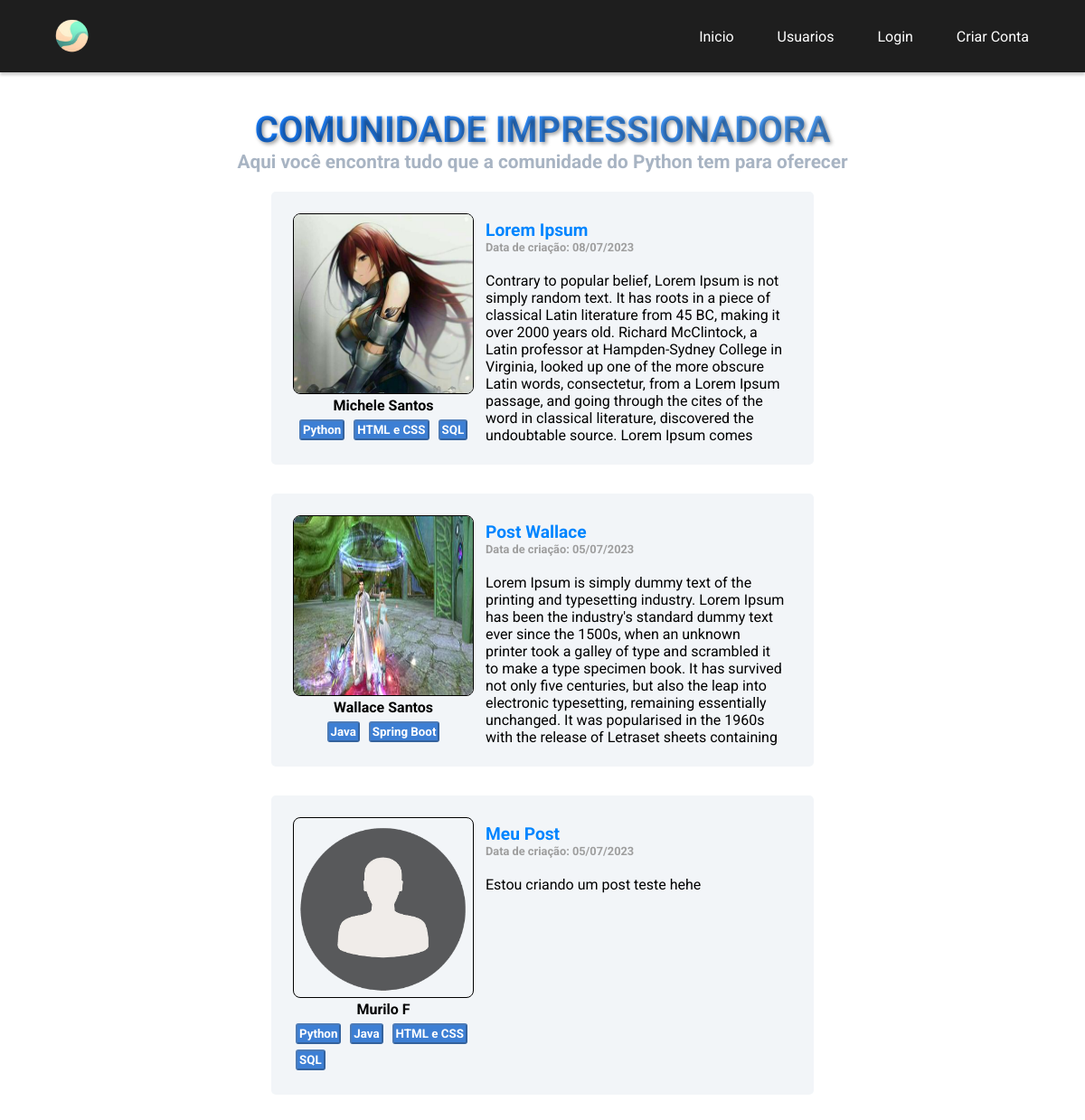
Before: / with the older database file.
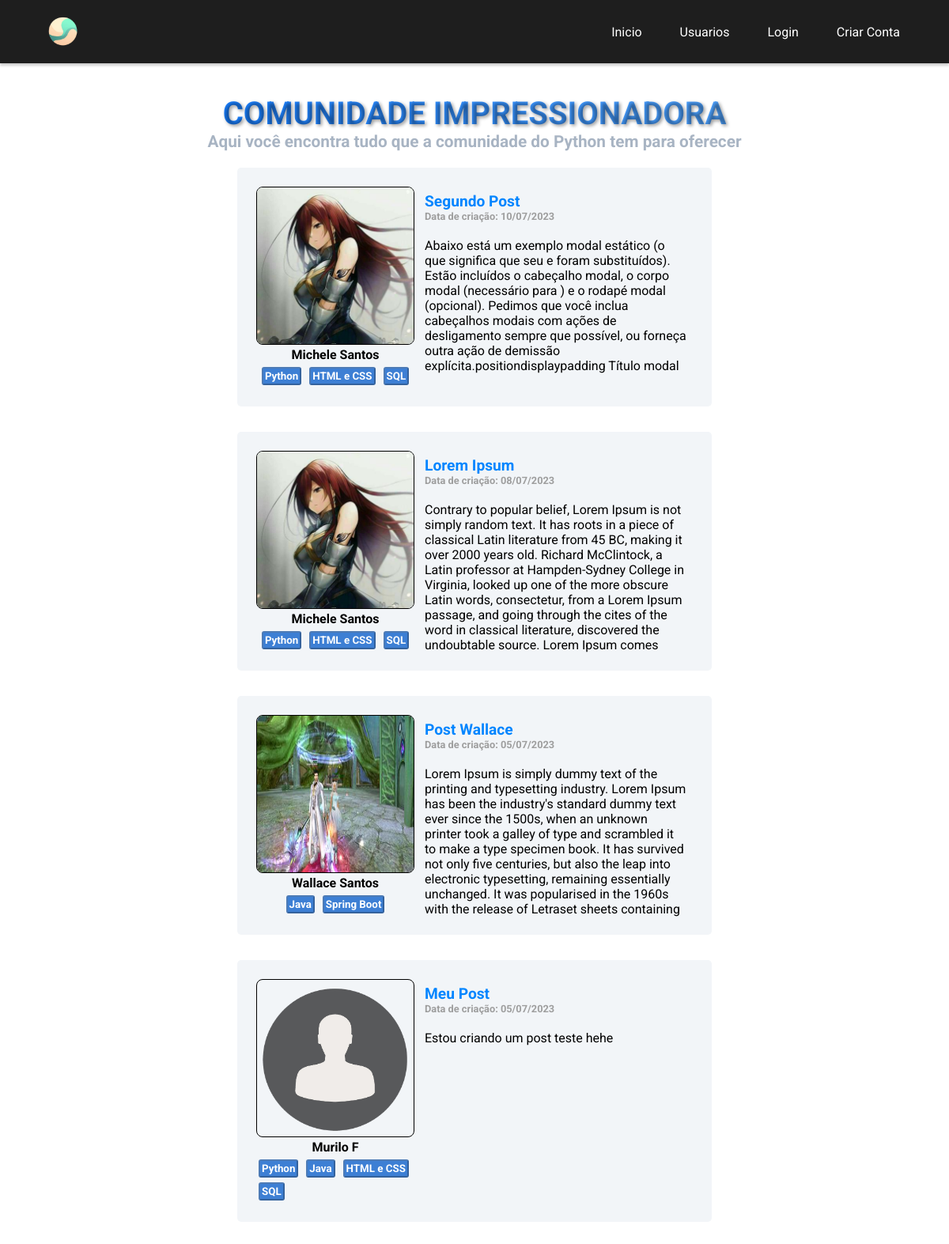
After: the same page with the newer database file.
### comunidadeblog/models.py (models this page shows, shortened)
class Post(database.Model):
    id = database.Column(database.Integer, primary_key=True)
    titulo = database.Column(database.String, nullable=False)
    corpo = database.Column(database.Text, nullable=False)
    data_criacao = database.Column(database.DateTime, nullable=False, default=datetime.utcnow)
    id_usuario = database.Column(database.Integer, database.ForeignKey('usuario.id'), nullable=False)   # se refere a classe usuario, coluna id

class Usuario(database.Model, UserMixin):
    id = database.Column(database.Integer, primary_key=True)
    username = database.Column(database.String, nullable=False)
    email = database.Column(database.String, nullable=False, unique=True)
    telefone = database.Column(database.String(14), nullable=True)
    senha = database.Column(database.String(20), nullable=False)
    foto_perfil = database.Column(database.String, default='default.jpg', nullable=False)
    posts = database.relationship('Post', backref='autor', lazy=True)      # primeiro parametro 'Post' se refere a classe Post e backre='autor
    cursos = database.Column(database.String, nullable=False, default="Não Informado")

### comunidadeblog/routes.py (the view)
@app.route('/')
def home():
    lista_posts = Post.query.order_by(Post.id.desc())
    return render_template('home.html', lista_posts=lista_posts)

### comunidadeblog/templates/home.html
{% extends 'base.html' %} {% block body %}
<div class="container-home">
	<div class="title-home">Comunidade Impressionadora</div>
	<div class="subtitle-home">
		Aqui você encontra tudo que a comunidade do Python tem para oferecer
	</div>
	<div class="container-postlist">
		{% for post in lista_posts %}
		<div class="content-postlist">
			<div class="dados-autor-post">
				<img
					src="{{ url_for('static', filename='fotos_perfil/{}'.format(post.autor.foto_perfil)) }}"
					class="image-perfil-post"
					alt="imagem-perfil"
				/>
				<div class="criador-post">{{ post.autor.username }}</div>
				<div class="meuscursos">
					<div class="item-cursos">
						{% for curso in post.autor.cursos.split(';') %}
						<button disabled="disabled" class="cursos-btn">
							{{ curso }}
						</button>
						{% endfor %}
					</div>
				</div>
			</div>
			<div class="dados-post">
				<div class="titulo-dados-post">
					<a href="{{ url_for('exibir_post', post_id = post.id) }}"
						>{{ post.titulo }}</a
					>
					<div class="data-criacao-post">
						Data de criação: {{
						post.data_criacao.strftime("%d/%m/%Y") }}
					</div>
				</div>
				<div class="corpo-dados-post">{{ post.corpo }}</div>
			</div>
		</div>
		{% endfor %}
	</div>
</div>
{% endblock %}

### comunidadeblog/templates/base.html (shortened to what this page needs)
<!DOCTYPE html>
<html lang="pt-br">
	<head>
		<link
			rel="stylesheet"
			href="{{ url_for('static', filename='css/style.css') }}"
		/>
		<link
			rel="stylesheet"
			href="{{ url_for('static', filename='css/scrollbar.css') }}"
		/>
	</head>
	<body class="{{ body_class }}">
		<div class="container">
			{% include 'navbar.html' %}
			{% block body %} {% endblock %}
		</div>
	</body>
</html>

### comunidadeblog/templates/navbar.html
<header class="header">
	<img
		src="../static/images_site/logo_semfundo.png"
		alt="image-logo"
		class="image-logo"
	/>
	<div class="navbar">
		<a href="{{url_for('home')}}" class="item-navbar">Inicio</a>
		<a href="{{url_for('usuarios')}}" class="item-navbar">Usuarios</a>
		{% if current_user.is_authenticated %}
			<a href="{{url_for('criar_post')}}" class="item-navbar">Criar Post</a>
			<a href="{{url_for('minha_conta')}}" class="item-navbar">Minha Conta</a>
			<a href="{{url_for('logout')}}" class="item-navbar">Sair</a>
		{% else %}
			<a href="{{url_for('login')}}" class="item-navbar">Login</a>
			<a href="{{url_for('criarConta')}}" class="item-navbar">Criar Conta</a>
		{% endif %}
	</div>
</header>

### comunidadeblog/static/css/style.css (style rules this page uses)
* { padding: 0; margin: 0; box-sizing: border-box; text-decoration: none; }
.container { min-height: 100vh; font-family: "Roboto", sans-serif; }
.header { background-color: #1e1e1e; display: flex; align-items: center; padding: 0 40px; justify-content: space-between; box-shadow: 0px 3px 3px rgba(0, 0, 0, 0.2); }
.image-logo { width: 80px; }
.item-navbar { padding: 10px 20px; font-size: 1rem; color: #fff; background-color: transparent; border: 2px solid transparent; border-radius: 10px; gap: 30px; transition: 0.5s; }
.cursos-btn { background-color: #075bc9c4; border-radius: 3px; color: #fff; margin: 3px; font-weight: bold; padding: 2px; font-family: "Roboto", Courier, monospace; }
.container-home { padding: 40px 20px; }
.title-home { text-align: center; text-transform: uppercase; font-size: 40px; font-weight: bold; background: linear-gradient(45deg, #006fff, #69b4ff); -webkit-background-clip: text; -webkit-text-fill-color: transparent; text-shadow: 2px 2px 4px rgba(0, 0, 0, 0.4); }
.subtitle-home { margin-bottom: 5px; text-align: center; font-size: 1.3rem; font-weight: bold; color: #06285359; }
.container-postlist { display: flex; justify-content: center; flex-wrap: wrap; }
.content-postlist { max-width: 600px; background-color: #f2f5f8; padding: 20px; display: grid; grid-template-columns: 1fr 3fr; grid-template-areas: "dados-autor-post dados-post dados-post dados-post"; margin: 1rem; border: 1px solid transparent; border-radius: 5px; font-family: "Roboto", Courier, monospace; min-width: 245px; }
.dados-autor-post { grid-area: dados-autor-post; display: flex; flex-direction: column; align-items: center; padding: 3px; }
.image-perfil-post { justify-content: center; width: 200px; height: 200px; border: 1px solid; border-radius: 8px; }
.dados-post { grid-area: dados-post; }
.titulo-dados-post { font-size: 1.2rem; font-weight: bold; padding: 10px; color: #0085ff; }
.titulo-dados-post a:visited, .titulo-dados-post a { color: #0085ff; text-decoration: none; }
.data-criacao-post { font-size: 0.8rem; color: #9e9e9e; }
.criador-post { text-transform: capitalize; font-size: 1rem; padding: 3px; font-weight: bold; }
.corpo-dados-post { padding: 10px; height: 200px; overflow-y: scroll; }

Changed rows visible on the page:
added Post: foto_perfil (picture), autor.username "Michele Santos", curso "Python" "HTML e CSS" "SQL", titulo "Segundo Post", data_criacao "10/07/2023", corpo "Abaixo está um exemplo modal estático (o que significa que seu e foram substituídos). Estão incluídos o cabeçalho modal, o corpo modal (necessário para ) e o rodapé modal (opcional). Pedimos que você inclua cabeçalhos modais com ações de desligamento sempre que possível, ou forneça outra ação de demissão explícita.positiondisplaypadding Título modal"
